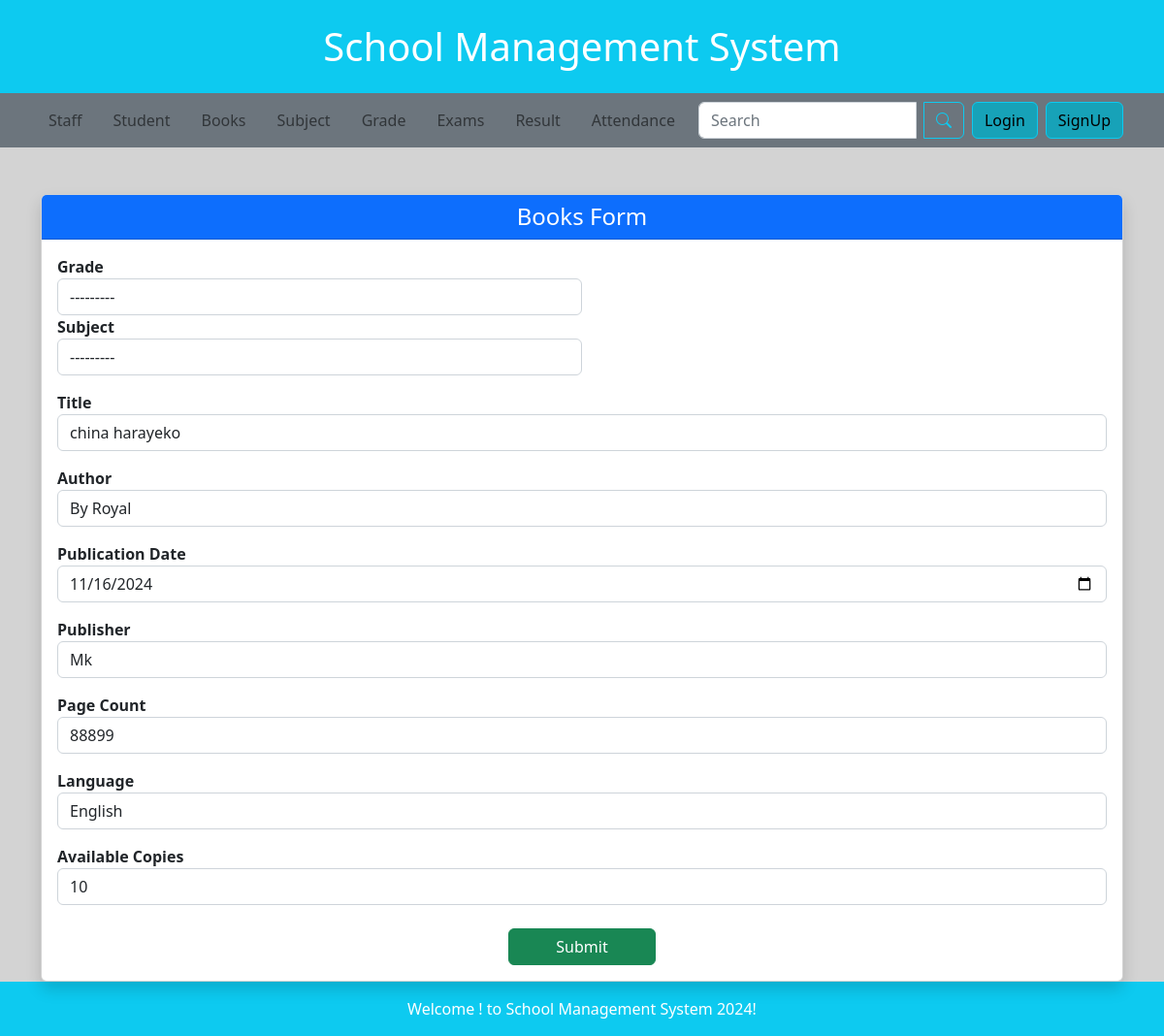
Screenshot of /books/2/update with the database file from the repository.
### smsapp/models.py (models this page shows, shortened)
class Book(models.Model):  # Assuming `DateTimeModel` is not providing necessary functionality.
    grade = models.ForeignKey(
        'Grade',
        on_delete=models.CASCADE,
        related_name='books',
        blank=True,
        null=True
    )
    subject = models.ForeignKey(
        'Subject',
        on_delete=models.CASCADE,
        blank=True,
        null=True
    )
    title = models.CharField(
        max_length=200,
        blank=False,  # Ensures the title is required.
        null=False
    )
    author = models.CharField(
        max_length=100,
        blank=False,  # Ensures the author is required.
        null=False
    )
    isbn = models.CharField(
        max_length=13,
        blank=True,  # ISBN should be required.
        null=True
    )
    publication_date = models.DateField(
        blank=True,  # Allows blank date for drafts or unknown publication dates.
        null=True
    )
    publisher = models.CharField(
        max_length=200,
        blank=True,
        null=True
    )
    page_count = models.PositiveIntegerField(  # Enforce non-negative values for page count.
        blank=True,
        null=True
    )
    language = models.CharField(
        max_length=50,
        default='English',
        blank=True,
        null=True
    )
    available_copies = models.PositiveIntegerField(  # Use PositiveIntegerField for non-negative values.
        default=0,
        blank=True,
        null=False
    )
    class Meta:
        verbose_name = "Book"
        verbose_name_plural = "Books"

### smsapp/views.py (the view, shortened to what this page needs)
# urls.py: path('books/<int:id>/update', BooksUpdateView.as_view(), name='books_update'),
class BooksUpdateView(TemplateView):
    template_name = "books/create.html"
    def get_context_data(self,*args, **kwargs):
        context = super().get_context_data(**kwargs)
        books_id = self.kwargs.get('id')
        books = Book.objects.get(id=books_id)
        context['form'] = BookForm(instance=books)
        return context

### smsapp/models.py (called while the page is built)
    def __str__(self):
        return self.name

    def __str__(self):
        return self.name

### templates/books/create.html (shortened to what this page needs)
{% extends 'home.html' %}
{% load static %}
{% block mainblock %}
<div class="container mt-5">
    <div class="card shadow">
        <div class="card-header bg-primary text-white text-center">
            <h4 class="mb-0">Books Form</h4>
        </div>
        <div class="card-body">
            <form method="POST" enctype="multipart/form-data">
                <div class="form-row mb-3">
                    <div class="form-group col-md-6">
                        <label for="grade" class="fw-bold">Grade</label>
                        {{ form.grade }}
                    </div>
                    <div class="form-group col-md-6">
                        <label for="subject" class="fw-bold">Subject</label>
                        {{ form.subject }}
                    </div>
                </div>
                <div class="form-group mb-3">
                    <label for="title" class="fw-bold">Title</label>
                    {{ form.title }}
                </div>
                <div class="form-group mb-3">
                    <label for="author" class="fw-bold">Author</label>
                    {{ form.author }}
                </div>
                <div class="form-group mb-3">
                    <label for="publication_date" class="fw-bold">Publication Date</label>
                    {{ form.publication_date }}
                </div>
                <div class="form-group mb-3">
                    <label for="publisher" class="fw-bold">Publisher</label>
                    {{ form.publisher }}
                </div>
                <div class="form-group mb-3">
                    <label for="page_count" class="fw-bold">Page Count</label>
                    {{ form.page_count }}
                </div>
                <div class="form-group mb-3">
                    <label for="language" class="fw-bold">Language</label>
                    {{ form.language }}
                </div>
                <div class="form-group mb-3">
                    <label for="available_copies" class="fw-bold">Available Copies</label>
                    {{ form.available_copies }}
                </div>
                <div class="text-center mt-4">
                    <button type="submit" class="btn btn-success px-5">Submit</button>
                </div>
            </form>
        </div>
    </div>
</div>
{% endblock %}

### templates/home.html (style rules this page uses)
body { background-color: lightgray; }

### rows the page displays
Book: grade "---------", subject "---------", title "china harayeko", author "By Royal", publication_date "11/16/2024", publisher "Mk", page_count "88899", language "English", available_copies "10"
